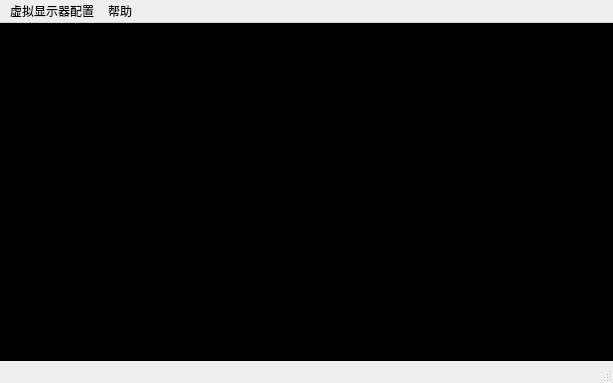
<?xml version="1.0" encoding="UTF-8"?>
<ui version="4.0">
 <class>VTSLcd</class>
 <widget class="QMainWindow" name="VTSLcd">
  <property name="geometry">
   <rect>
    <x>0</x>
    <y>0</y>
    <width>613</width>
    <height>383</height>
   </rect>
  </property>
  <property name="windowTitle">
   <string>VTSLcd</string>
  </property>
  <property name="styleSheet">
   <string notr="true"/>
  </property>
  <widget class="QWidget" name="centralWidget">
   <layout class="QGridLayout" name="gridLayout">
    <property name="leftMargin">
     <number>0</number>
    </property>
    <property name="topMargin">
     <number>0</number>
    </property>
    <property name="rightMargin">
     <number>0</number>
    </property>
    <property name="bottomMargin">
     <number>0</number>
    </property>
    <property name="spacing">
     <number>0</number>
    </property>
    <item row="0" column="0">
     <widget class="QLabel" name="label">
      <property name="styleSheet">
       <string notr="true">background-color: rgb(0, 0, 0);</string>
      </property>
      <property name="text">
       <string/>
      </property>
     </widget>
    </item>
   </layout>
  </widget>
  <widget class="QMenuBar" name="menuBar">
   <property name="geometry">
    <rect>
     <x>0</x>
     <y>0</y>
     <width>613</width>
     <height>21</height>
    </rect>
   </property>
   <widget class="QMenu" name="menu">
    <property name="title">
     <string>虚拟显示器配置</string>
    </property>
    <widget class="QMenu" name="open_menu">
     <property name="title">
      <string>快速打开</string>
     </property>
    </widget>
    <addaction name="add_dev_action"/>
    <addaction name="open_menu"/>
    <addaction name="close_action"/>
   </widget>
   <widget class="QMenu" name="menu_2">
    <property name="title">
     <string>帮助</string>
    </property>
   </widget>
   <addaction name="menu"/>
   <addaction name="menu_2"/>
  </widget>
  <widget class="QStatusBar" name="statusBar"/>
  <action name="add_dev_action">
   <property name="text">
    <string>添加显示</string>
   </property>
  </action>
  <action name="close_action">
   <property name="text">
    <string>关闭模拟器</string>
   </property>
  </action>
 </widget>
 <layoutdefault spacing="6" margin="11"/>
 <resources/>
 <connections/>
</ui>
